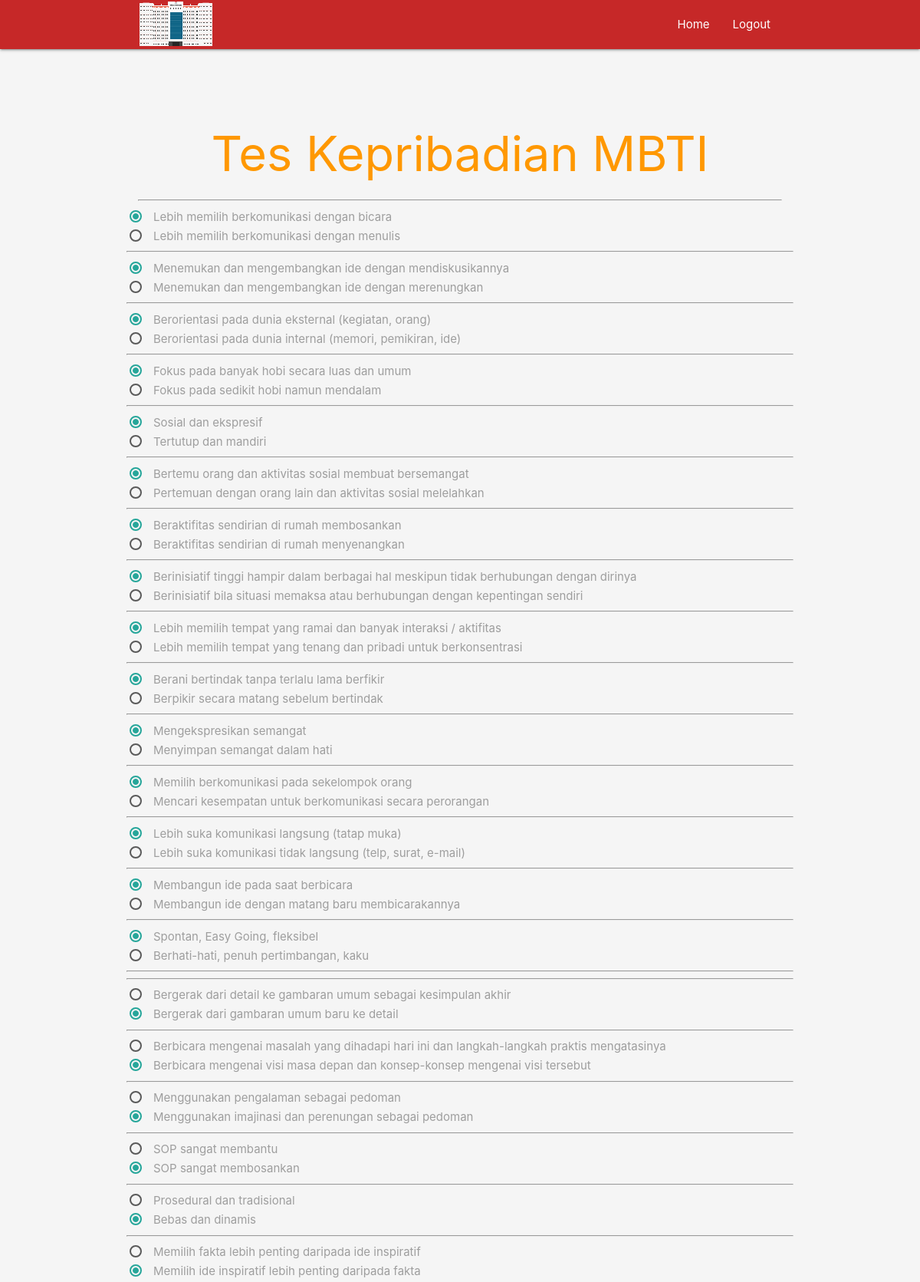
The app's page /index.php/tes/tesmbti (upper part) with its own data.
### tables this page shows
CREATE TABLE `soal_ei` (
  `id` int(3) NOT NULL,
  `soal_e` varchar(500) NOT NULL,
  `soal_i` varchar(500) NOT NULL
);

CREATE TABLE `soal_sn` (
  `id` int(3) NOT NULL,
  `soal_s` varchar(500) NOT NULL,
  `soal_n` varchar(500) NOT NULL
);

### application/controllers/Tes.php (called while the page is built, shortened)
<?php
class Tes extends CI_Controller {
    public function tesmbti(){
		$this->load->model('soal');
		$data['soal_ei'] = $this->soal->get_soal_ei()->result();
		$data['soal_sn'] = $this->soal->get_soal_sn()->result();
		$data['soal_tf'] = $this->soal->get_soal_tf()->result();
		$data['soal_jp'] = $this->soal->get_soal_jp()->result();
		$this->load->view('tesmbti', $data);
    }
}
?>

### index.php (called while the page is built, shortened)
<?php
require_once BASEPATH.'core/CodeIgniter.php';

### application/models/Soal.php (called while the page is built, shortened)
<?php
class Soal extends CI_Model {
    public function get_soal_ei(){
        $query = $this->db->query("SELECT * FROM soal_ei");
        return $query;
    }
    public function get_soal_sn(){
        $query = $this->db->query("SELECT * FROM soal_sn");
        return $query;
    }
}
?>

### application/views/tesmbti.php (the view, shortened to what this page needs)
<!DOCTYPE html>
<html lang="en">
<head>
  <link href="<?php echo base_url();?>css/materializez.css" type="text/css" rel="stylesheet" media="screen,projection"/>
  <link href="<?php echo base_url();?>css/style.css" type="text/css" rel="stylesheet" media="screen,projection"/>
  <link type="text/css" rel="stylesheet" href="<?php echo base_url();?>css/custom2.css"  media="screen,projection"/>
</head>
<body>
  <div class="navbar-fixed ">
    <nav class=" red darken-3">
      <div class="nav-wrapper container">
        <a href="#" class="brand-logo"><img src="<?php echo base_url();?>images/headericon.png"></a>
        <ul id="nav-mobile" class="right hide-on-med-and-down">
          <li><a href="#">Home</a></li>
          <li><a href="<?php echo site_url();?>/home/user_logout">Logout</a></li>
        </ul>
      </div>
    </nav>
  </div>
  <div class="section no-pad-bot" id="index-banner">
    <div class="container">
      <br><br>
      <h1 class="header center orange-text">Tes Kepribadian MBTI</h1>
      <hr>
    </div>
  </div>
          <div class="container">
            <form action="<?php echo site_url();?>/tes/hasil_tesmbti" class="" role="form" method="post" accept-charset="utf-8" id="soal" >
              <div class="row">
                <?php foreach($soal_ei as $row) {?>
                  <div>
                  <label for="e_<?php echo $row->id;?>">
                      <span>
                        <?php echo $row->soal_e;?>
                      </span>
                  </label>
                  </div>
                  <div>
                  <label for="i_<?php echo $row->id;?>">
                      <span>
                        <?php echo $row->soal_i;?>
                      </span>
                  </label>
                  </div>
                  <hr>
                <?php }?>
                <hr>
                <?php foreach($soal_sn as $row) {?>
                  <div>
                  <label for="s_<?php echo $row->id;?>">
                      <span>
                        <?php echo $row->soal_s;?>
                      </span>
                  </label>
                  </div>
                  <div>
                  <label for="n_<?php echo $row->id;?>">
                      <span>
                        <?php echo $row->soal_n;?>
                      </span>
                  </label>
                  </div>
                  <hr>
                <?php }?>
              </div>
            </form>
          </div>
  </body>
  </html>
  </body>
</html>

### css/custom2.css (style rules this page uses)
.row { margin-left: -15px; margin-right: -15px; }
* { -webkit-box-sizing: border-box; -moz-box-sizing: border-box; box-sizing: border-box; }
div { display: block; }

### records on screen
soal_ei: soal_e "Lebih memilih berkomunikasi dengan bicara", soal_i "Lebih memilih berkomunikasi dengan menulis"
soal_ei: soal_e "Menemukan dan mengembangkan ide dengan mendiskusikannya", soal_i "Menemukan dan mengembangkan ide dengan merenungkan"
soal_ei: soal_e "Berorientasi pada dunia eksternal (kegiatan, orang)", soal_i "Berorientasi pada dunia internal (memori, pemikiran, ide)"
soal_ei: soal_e "Fokus pada banyak hobi secara luas dan umum", soal_i "Fokus pada sedikit hobi namun mendalam"
soal_ei: soal_e "Sosial dan ekspresif", soal_i "Tertutup dan mandiri"
soal_ei: soal_e "Bertemu orang dan aktivitas sosial membuat bersemangat", soal_i "Pertemuan dengan orang lain dan aktivitas sosial melelahkan"
soal_ei: soal_e "Beraktifitas sendirian di rumah membosankan", soal_i "Beraktifitas sendirian di rumah menyenangkan"
soal_ei: soal_e "Berinisiatif tinggi hampir dalam berbagai hal meskipun tidak berhubungan dengan dirinya", soal_i "Berinisiatif bila situasi memaksa atau berhubungan dengan kepentingan sendiri"
soal_ei: soal_e "Lebih memilih tempat yang ramai dan banyak interaksi / aktifitas", soal_i "Lebih memilih tempat yang tenang dan pribadi untuk berkonsentrasi"
soal_ei: soal_e "Berani bertindak tanpa terlalu lama berfikir", soal_i "Berpikir secara matang sebelum bertindak"
soal_ei: soal_e "Mengekspresikan semangat", soal_i "Menyimpan semangat dalam hati"
soal_ei: soal_e "Memilih berkomunikasi pada sekelompok orang", soal_i "Mencari kesempatan untuk berkomunikasi secara perorangan"
soal_ei: soal_e "Lebih suka komunikasi langsung (tatap muka)", soal_i "Lebih suka komunikasi tidak langsung (telp, surat, e-mail)"
soal_ei: soal_e "Membangun ide pada saat berbicara", soal_i "Membangun ide dengan matang baru membicarakannya"
soal_ei: soal_e "Spontan, Easy Going, fleksibel", soal_i "Berhati-hati, penuh pertimbangan, kaku"
soal_sn: soal_s "Bergerak dari detail ke gambaran umum sebagai kesimpulan akhir", soal_n "Bergerak dari gambaran umum baru ke detail"
soal_sn: soal_s "Berbicara mengenai masalah yang dihadapi hari ini dan langkah-langkah praktis mengatasinya", soal_n "Berbicara mengenai visi masa depan dan konsep-konsep mengenai visi tersebut"
soal_sn: soal_s "Menggunakan pengalaman sebagai pedoman", soal_n "Menggunakan imajinasi dan perenungan sebagai pedoman"
soal_sn: soal_s "SOP sangat membantu", soal_n "SOP sangat membosankan"
soal_sn: soal_s "Prosedural dan tradisional", soal_n "Bebas dan dinamis"
soal_sn: soal_s "Memilih fakta lebih penting daripada ide inspiratif", soal_n "Memilih ide inspiratif lebih penting daripada fakta"
